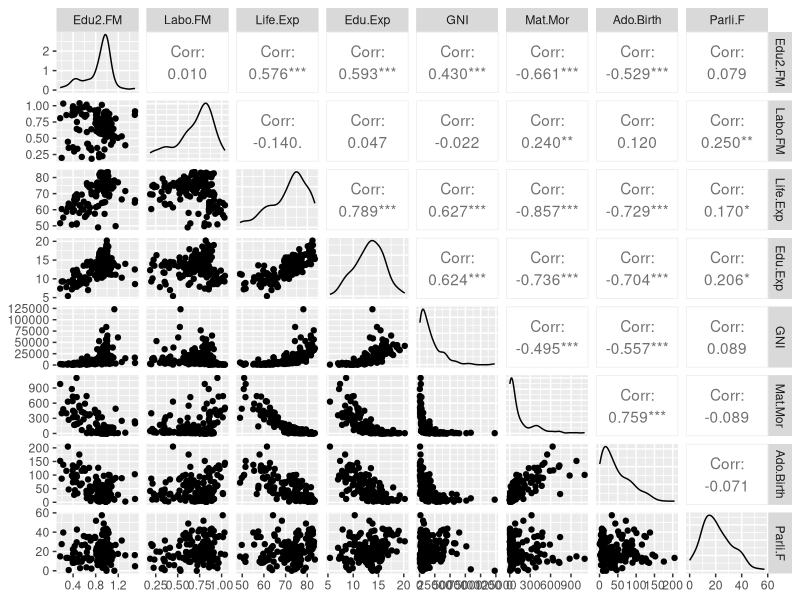
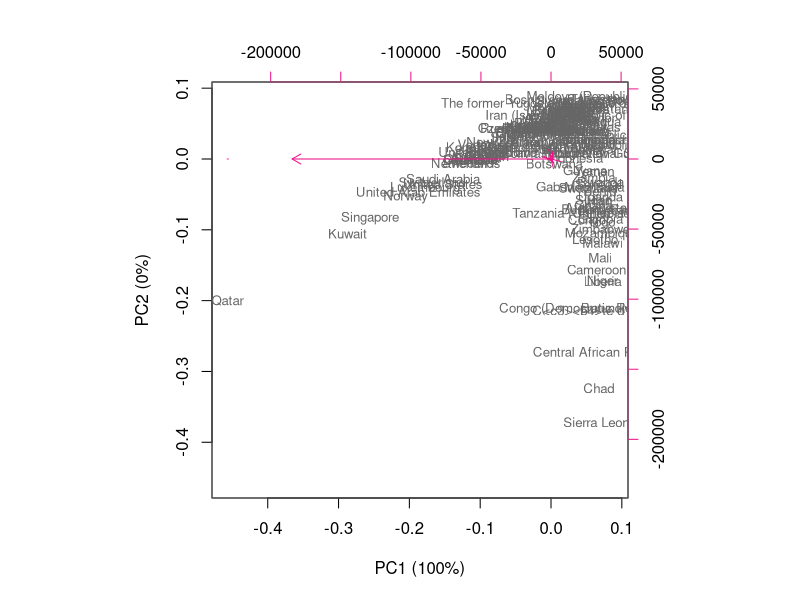
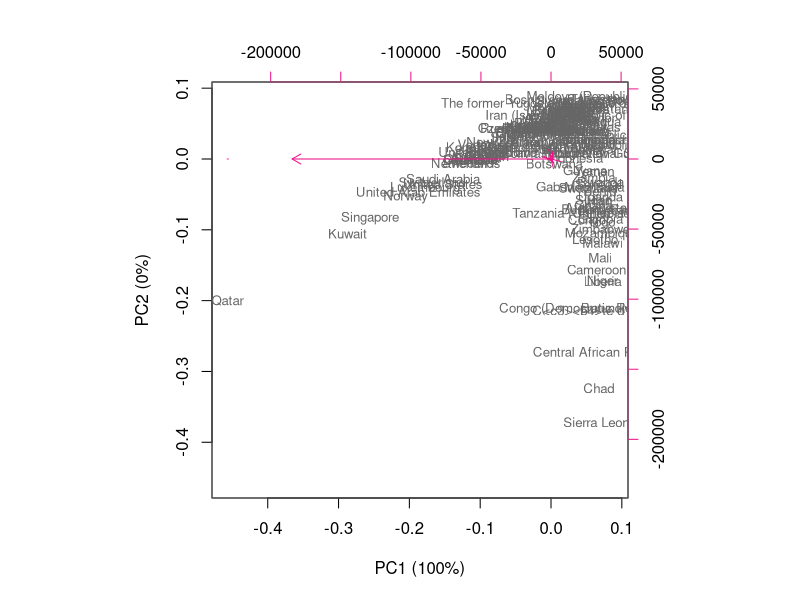
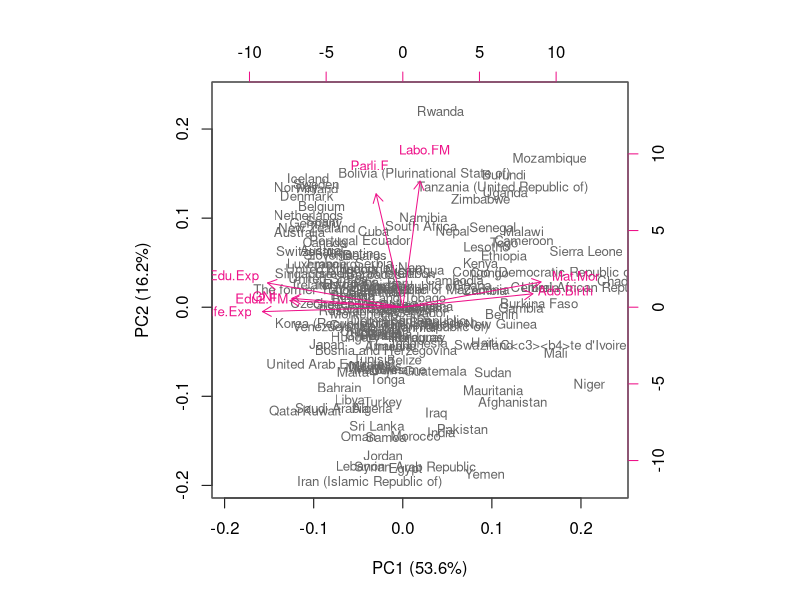
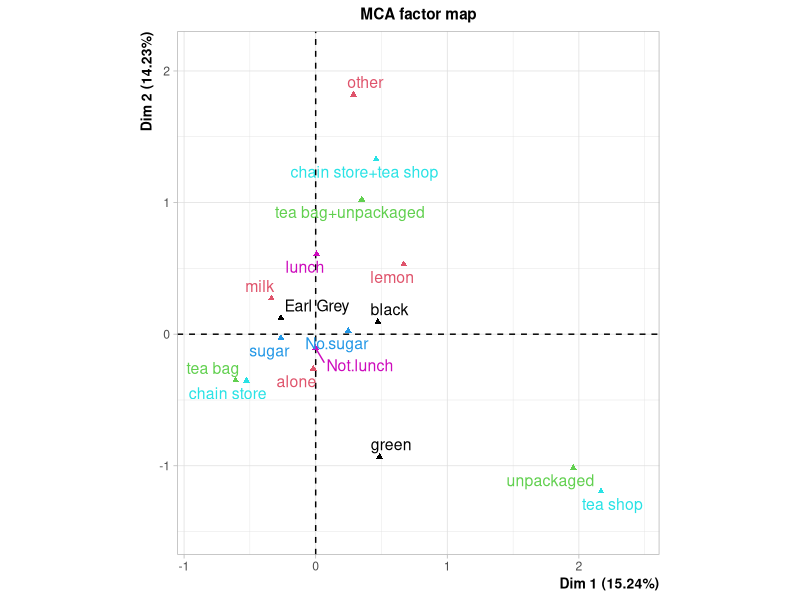

The R source for these figures, in order:
## ---- chunk 1
# Read in table
human<-read.table("data/human.txt", header=TRUE, row.names = 1, sep = "\t")
str(human)

# Access GGally
library(GGally)

# Visualize the variables
ggpairs(human)

# Create summaries of the variables

summary(human)

## ---- chunk 2

# Perform principal component analysis on non-standardized data
pca_human <- prcomp(human)

# Create and print out a summary of pca_human
s <- summary(pca_human)
s

# Rounded percetanges of variance captured by each PC
pca_pr <- round(1*s$importance[2,]*100, digits = 1) 

# Print out the percentages of variance
pca_pr

# Create object pc_lab to be used as axis labels
pc_lab <- paste0(names(pca_pr), " (", pca_pr, "%)") 

# Draw a biplot
biplot(pca_human, cex = c(0.8, 0.1), col = c("grey40", "deeppink2"), xlab = pc_lab[1], ylab = pc_lab[2])



# Perform principal component analysis on non-standardized data
pca_human <- prcomp(human)

# Create and print out a summary of pca_human
s <- summary(pca_human)
s

# Rounded percetanges of variance captured by each PC
pca_pr <- round(1*s$importance[2,]*100, digits = 1) 

# Print out the percentages of variance
pca_pr

# Create object pc_lab to be used as axis labels
pc_lab <- paste0(names(pca_pr), " (", pca_pr, "%)") 

# Draw a biplot
biplot(pca_human, cex = c(0.8, 0.1), col = c("grey40", "deeppink2"), xlab = pc_lab[1], ylab = pc_lab[2])


## ---- chunk 3
# Standardize the variables
human_std <- scale(human)

# Print out summaries of the standardized variables
summary(human_std)

# Perform principal component analysis
pca_human <- prcomp(human_std)


# Create and print out a summary of pca_human
s <- summary(pca_human)
s

# Rounded percetanges of variance captured by each PC
pca_pr <- round(1*s$importance[2,]*100, digits = 1) 

# print out the percentages of variance
pca_pr

# Create object pc_lab to be used as axis labels
pc_lab <- paste0(names(pca_pr), " (", pca_pr, "%)") 

# Draw a biplot
biplot(pca_human, cex = c(0.8, 0.8), col = c("grey40", "deeppink2"), xlab = pc_lab[1], ylab = pc_lab[2])


## ---- chunk 4
# Load library and tea dataset

library(FactoMineR)
data(tea)

# Explore tea dataset
str(tea)
dim(tea)
summary(tea)
## ---- chunk 5
# Access dplyr

library(dplyr)

# column names to keep in the dataset
keep_columns <- c("Tea", "How", "how", "sugar", "where", "lunch")

# select the 'keep_columns' to create a new dataset
tea_time <- dplyr::select(tea, one_of(keep_columns))

# look at the summaries and structure of the data
str(tea_time)


# multiple correspondence analysis
mca <- MCA(tea_time, graph = FALSE)

# summary of the model
summary(mca)

# visualize MCA
plot(mca, invisible=c("ind"), habillage="quali")
